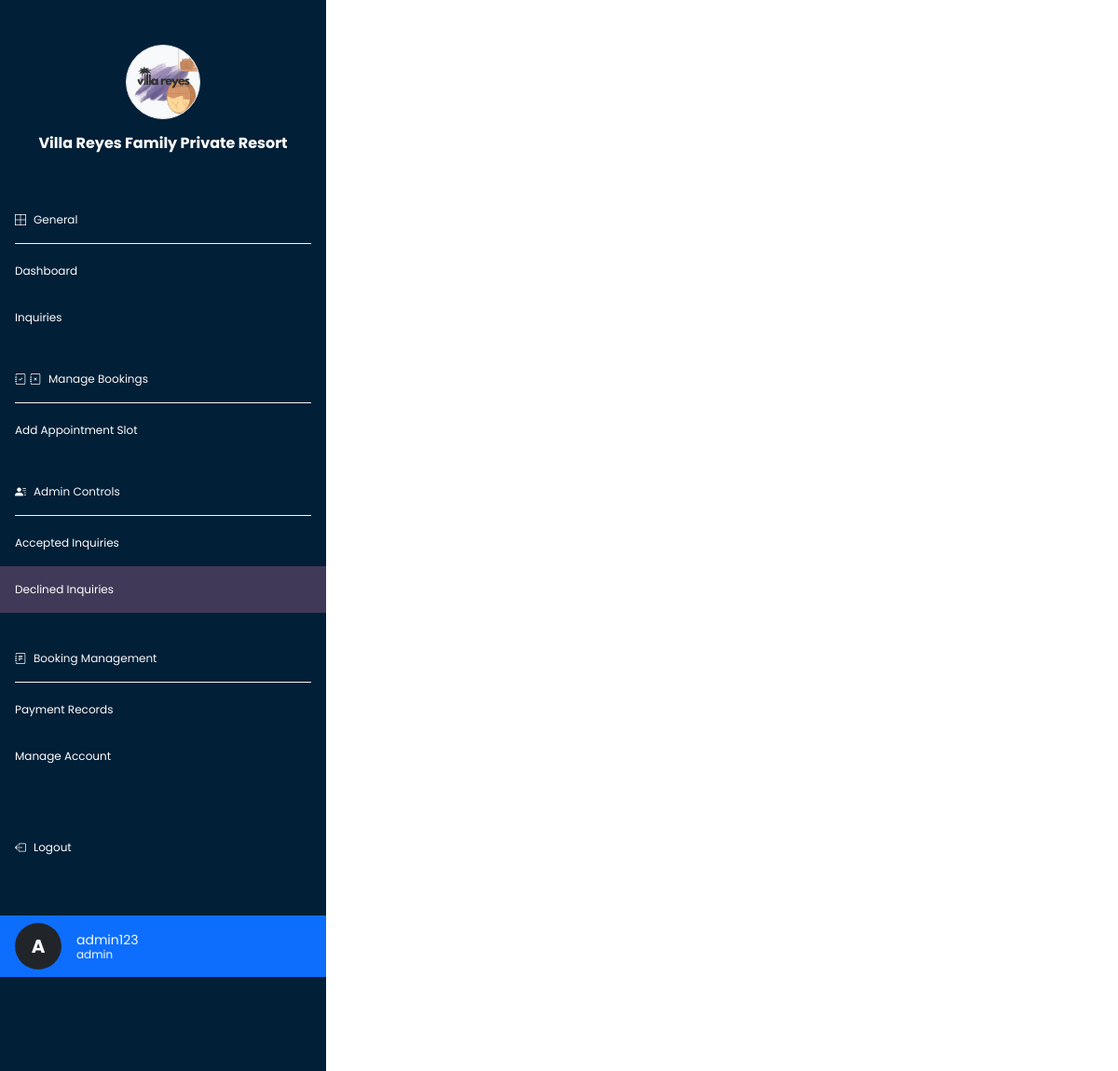
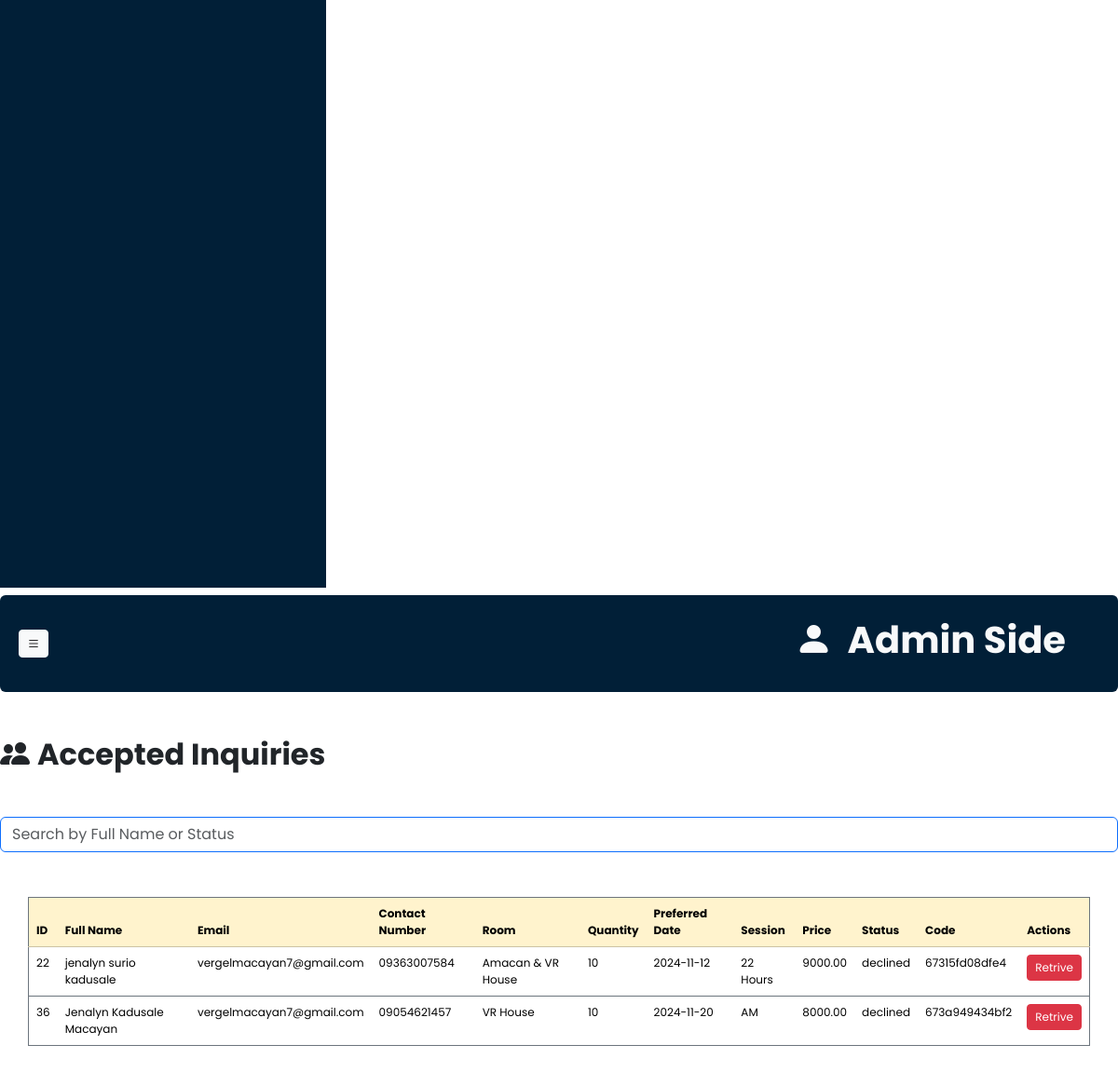
Screenshot of /DeclinedInquiries (signed in) with the database file from the repository (2 pictures, top to bottom).
### tables this page shows
CREATE TABLE `inquiries` (
  `id` int(11) NOT NULL,
  `full_name` varchar(255) NOT NULL,
  `email` varchar(255) NOT NULL,
  `contact_number` varchar(20) DEFAULT NULL,
  `room` varchar(50) DEFAULT NULL,
  `quantity` int(11) NOT NULL,
  `preferred_date` date NOT NULL,
  `created_at` timestamp NOT NULL DEFAULT current_timestamp(),
  `session` varchar(100) DEFAULT NULL,
  `code` varchar(50) DEFAULT NULL,
  `price` decimal(20,2) DEFAULT NULL,
  `payment_screenshot` varchar(255) DEFAULT NULL,
  `status` varchar(50) DEFAULT NULL
);

### app/views/admin/admindecline.php (the view, shortened to what this page needs)
<?php
require_once(dirname(__DIR__, 3) . '/configuration/dbConnection.php');
$stmt = $pdo->prepare("SELECT * FROM inquiries WHERE status = 'declined'");
$stmt->execute();
$amacanvrInquiries = $stmt->fetchAll(PDO::FETCH_ASSOC);
?>
<!DOCTYPE html>
<html lang="en">
<head>
    <link href="https://cdn.jsdelivr.net/npm/bootstrap@5.3.3/dist/css/bootstrap.min.css" rel="stylesheet"
>
    <link rel="stylesheet"
        href="https://cdnjs.cloudflare.com/ajax/libs/bootstrap-icons/1.10.0/font/bootstrap-icons.min.css">
</head>
<body>
    <?php include 'app/views/admin/adminInclude/sidebar.php'; ?>
    <div class="content">
        <?php include 'app/views/admin/adminInclude/header.php'; ?>
        <h2 class="my-5 fw-bold"><i class="bi bi-people-fill me-2"></i>Accepted Inquiries</h2>
        <input type="text" id="searchInput" placeholder="Search by Full Name or Status" class="form-control mb-3 border border-primary" aria-label="Search">
        <div class="table-responsive mt-5 shadowx">
            <table class="container table table-hover border border-secondary">
                <thead class="table-warning text-dark" style="font-size: 12px">
                    <tr>
                        <th>ID</th>
                        <th>Full Name</th>
                        <th>Email</th>
                        <th>Contact Number</th>
                        <th>Room</th>
                        <th>Quantity</th>
                        <th>Preferred Date</th>
                        <th>Session</th>
                        <th>Price</th>
                        <th>Status</th>
                        <th>Code</th>
                        <th>Actions</th>
                    </tr>
                </thead>
                <tbody class="text-dark" style="font-size: 12px">
                    <?php foreach ($amacanvrInquiries as $inquiry): ?>
                        <tr>
                            <td><?php echo htmlspecialchars($inquiry['id']); ?></td>
                            <td><?php echo htmlspecialchars($inquiry['full_name']); ?></td>
                            <td><?php echo htmlspecialchars($inquiry['email']); ?></td>
                            <td><?php echo htmlspecialchars($inquiry['contact_number']); ?></td>
                            <td><?php echo htmlspecialchars($inquiry['room']); ?></td>
                            <td><?php echo htmlspecialchars($inquiry['quantity']); ?></td>
                            <td><?php echo htmlspecialchars($inquiry['preferred_date']); ?></td>
                            <td><?php echo htmlspecialchars($inquiry['session']); ?></td>
                            <td><?php echo htmlspecialchars($inquiry['price']); ?></td>
                            <td
                                style="background-color: <?php echo $inquiry['status'] === 'paid' ? '#d4edda' : 'transparent'; ?>;">
                                <?php echo htmlspecialchars($inquiry['status']); ?></td>
                            <td><?php echo htmlspecialchars($inquiry['code']); ?></td>
                            <td>
                                <form action="/DeclinedInquiries" method="POST" style="display:inline;">
                                    <button class="btn btn-danger btn-sm" style="font-size: 12px" type="submit">
                                        Retrive
                                    </button>
                                </form>
                            </td>
                        </tr>
                    <?php endforeach; ?>
                </tbody>
            </table>
        </div>
    </div>
</body>
</html>

### app/views/admin/admindecline.php (style rules this page uses)
* { margin: 0; padding: 0; box-sizing: border-box; font-family: "Poppins", system-ui; }
body { font-family: Arial, sans-serif; overflow-x: hidden; }
.table-responsive { height: 400px; overflow-y: scroll; scrollbar-width: thin; width: auto; }

### app/views/admin/adminInclude/sidebar.php (style rules this page uses)
body { font-family: Arial, sans-serif; }

### rows the page displays
inquiries: id "22", full_name "jenalyn surio kadusale", email "vergelmacayan7@gmail.com", contact_number "09363007584", room "Amacan & VR House", quantity "10", preferred_date "2024-11-12", session "22 Hours", price "9000.00", status "declined", code "67315fd08dfe4"
inquiries: id "36", full_name "Jenalyn Kadusale Macayan", email "vergelmacayan7@gmail.com", contact_number "09054621457", room "VR House", quantity "10", preferred_date "2024-11-20", session "AM", price "8000.00", status "declined", code "673a949434bf2"

### other values shown
$firstLetter "A"
$_SESSION['user'] "admin123"
